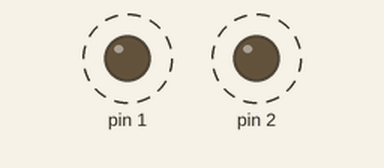
Recording of a sketch running on a simulated Arduino Uno, built with avr-gcc and run on an emulated ATmega328P. Shown: output pins drawn as LEDs (lit = HIGH). Dashed ring = blinking.

Above: at 0.2 s.
Timing chart, 0 to 4.6 s (numbered marks = the images above):
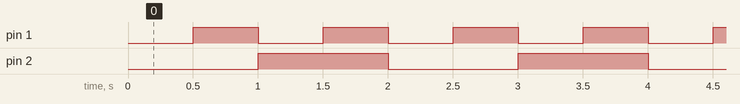

Measured:
- by itself, pin 1: alternates HIGH for 0.50 s and LOW for 0.50 s
- by itself, pin 2: alternates HIGH for 1.0 s and LOW for 1.0 s
- by itself, everything shown: repeats every 2.0 s, in 4 steps

The sketch:

Exercicio_2_Felipe_Silva_Loschi.ino
```cpp
void setup() {
  // put your setup code here, to run once:
  DDRD = 0b00000110;
  PORTD = 0b00000110;
}

void loop() {
  // put your main code here, to run repeatedly:
  PORTD = 0b00000000;
  _delay_ms(500);
  PORTD = 0b00000010;
  _delay_ms(500);
  PORTD = 0b00000100;
  _delay_ms(500);
  PORTD = 0b00000110;
  _delay_ms(500);
}
```
